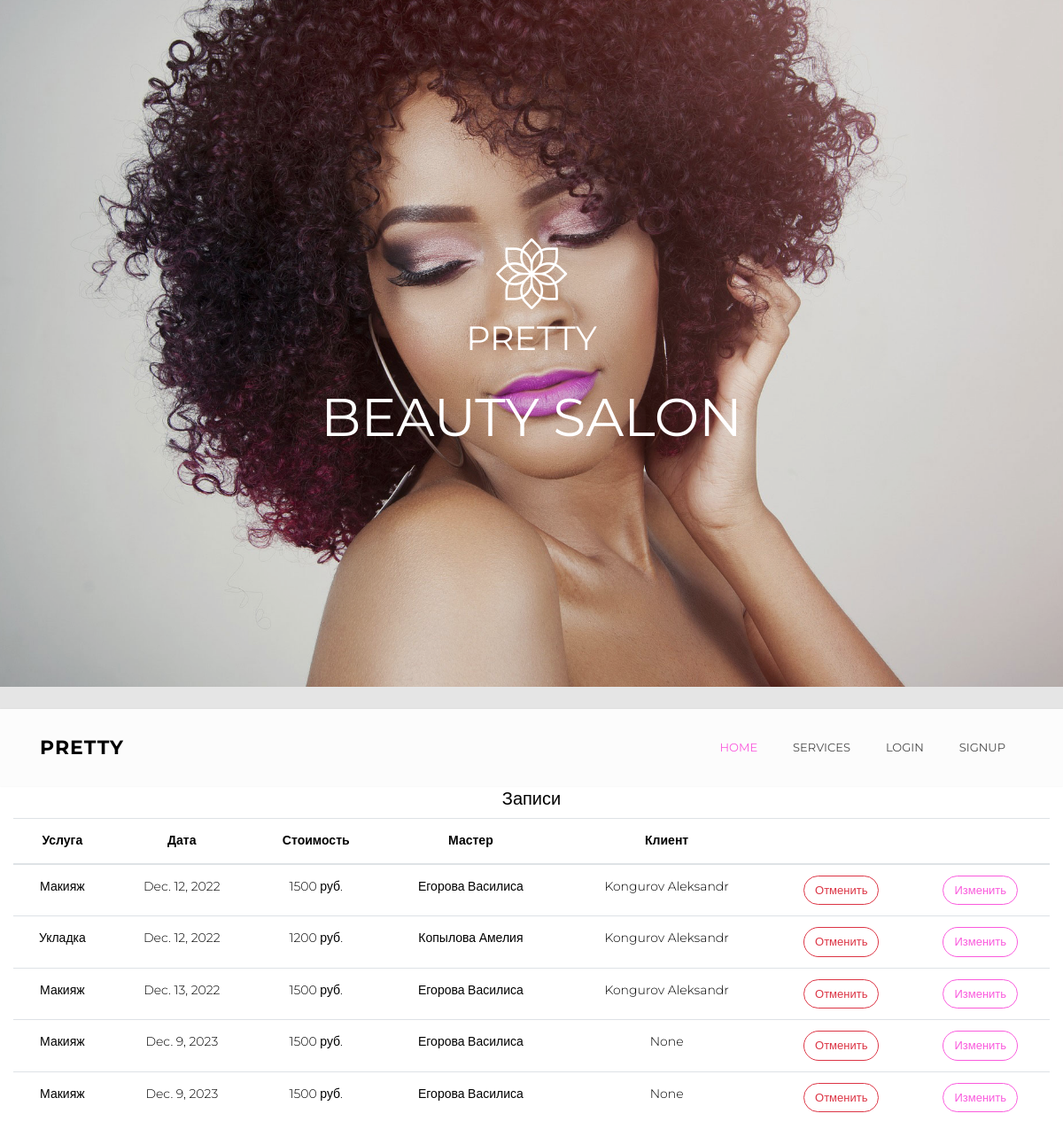
Screenshot of /orders/ with the database file from the repository.
### accounts/models.py (models this page shows, shortened)
class Orders(models.Model):
    client = models.ForeignKey(Users, on_delete=models.CASCADE, verbose_name='Клиент', null=True, blank=True)
    types_of_services = models.ForeignKey(Types_of_services, on_delete=models.CASCADE, verbose_name='Услуга', null=True,
                                          blank=True)
    date = models.DateField(verbose_name='Дата заказа', null=True, blank=True, default=timezone.now)

class Types_of_services(models.Model):
    name = models.CharField(max_length=50, unique=True, verbose_name='Название', help_text='Введите название')
    price = models.IntegerField(null=True, blank=True, verbose_name='Цена', help_text='Введите цену')
    master = models.ForeignKey(Users, on_delete=models.CASCADE, verbose_name='Мастер', null=True, blank=True)
    prewiev = models.ImageField(upload_to='img/', null=True, blank=True, verbose_name='Фото')
    def __str__(self):
        return self.name

class Users(AbstractUser):
    patronymic = models.CharField(max_length=64, null=True, blank=True, verbose_name='Отчество',
                                  help_text='Введите отчество')
    date_of_birth = models.DateField(verbose_name='Дата рождения', null=True, blank=True,
                                     help_text='Введите дату рождения')
    position = models.ForeignKey(Positions, on_delete=models.CASCADE, verbose_name='Должность', null=True, blank=True)
    photo = models.ImageField(upload_to='img/', null=True, blank=True, verbose_name='Фото')
    st = models.BooleanField(default=False, verbose_name='Сотрудник', help_text='Сотрудник или клиент')
    kl = models.BooleanField(default=False, verbose_name='Клиент', help_text='Сотрудник или клиент')
    objects = UserManager()
    USERNAME_FIELD = 'username'
    REQUIRED_FIELDS = []
    def __str__(self):
        return u'{} {}'.format(self.last_name, self.first_name, self.patronymic)

### accounts/views.py (the view)
# urls.py: path('orders/', views.orders, name='orders'),
def orders(request):
    get_orders = Orders.objects.all()
    return render(request, 'orders.html', {'get_orders': get_orders})

### accounts/templates/orders.html
{% extends "navbar.html" %}
{% load static %}
{% block content %}
<div class="col-12">
    <div class="text-center">
        <h5>Записи</h5>
    </div>
    <table class="table" style="color: black; text-align: center;">
        <thead>
        <tr>
            <th scope="col">Услуга</th>
            <th scope="col">Дата</th>
            <th scope="col">Стоимость</th>
            <th scope="col">Мастер</th>
            <th scope="col">Клиент</th>
            <th scope="col"></th>
            <th scope="col"></th>
        </tr>
        </thead>
        <tbody>
        {% for o in get_orders %}
        <tr>
            <td>{{o.types_of_services}}</td>
            <td>{{o.date}}</td>
            <td>{{o.types_of_services.price}} руб.</td>
            <td>{{o.types_of_services.master}}</td>
            <td>{{o.client}}</td>
            <td><a href="{% url 'delete_order' o.id %}" class="btn btn-outline-danger">Отменить</a></td>
            <td><a href="{% url 'edit_order' o.id %}" class="btn btn-outline-primary ">Изменить</a></td>
        </tr>
        {% endfor %}
        </tbody>
    </table>
</div>
{% endblock %}

### accounts/templates/navbar.html (shortened to what this page needs)
<!DOCTYPE html>
<html lang="en">
<head>
    {% load static %}
    <link rel="stylesheet" href="{% static 'css/open-iconic-bootstrap.min.css' %}">
    <link rel="stylesheet" href="{% static 'css/animate.css' %}">
    <link rel="stylesheet" href="{% static 'css/owl.carousel.min.css' %}">
    <link rel="stylesheet" href="{% static 'css/owl.theme.default.min.css' %}">
    <link rel="stylesheet" href="{% static 'css/magnific-popup.css' %}">
    <link rel="stylesheet" href="{% static 'css/aos.css' %}">
    <link rel="stylesheet" href="{% static 'css/ionicons.min.css' %}">
    <link rel="stylesheet" href="{% static 'css/bootstrap-datepicker.css' %}">
    <link rel="stylesheet" href="{% static 'css/jquery.timepicker.css' %}">
    <link rel="stylesheet" href="{% static 'css/flaticon.css' %}">
    <link rel="stylesheet" href="{% static 'css/icomoon.css' %}">
    <link rel="stylesheet" href="{% static 'css/style.css' %}">
</head>
<body>
<div class="hero-wrap js-fullheight" style="background-image: url('../static/images/bg_1.jpg');"
     data-stellar-background-ratio="0.5">
    <div class="overlay"></div>
    <div class="container">
        <div class="row no-gutters slider-text js-fullheight align-items-center justify-content-center"
             data-scrollax-parent="true">
            <div class="col-md-8 ftco-animate text-center" data-scrollax=" properties: { translateY: '70%' }">
                <div class="icon">
                    <a href="{% url 'index' %}" class="logo">
                        <span class="flaticon-flower"></span>
                        <h1>Pretty</h1>
                    </a>
                </div>
                <h1 class="mb-4" data-scrollax="properties: { translateY: '30%', opacity: 1.6 }">Beauty Salon</h1>
            </div>
        </div>
    </div>
</div>
<nav class="navbar navbar-expand-lg navbar-dark ftco_navbar bg-dark ftco-navbar-light" id="ftco-navbar">
    <div class="container">
        <a class="navbar-brand" href="{% url 'index' %}">Pretty</a>
        <div class="collapse navbar-collapse" id="ftco-nav">
            <ul class="navbar-nav ml-auto">
                <li class="nav-item active"><a href="{% url 'index' %}" class="nav-link">Home</a></li>
                <li class="nav-item"><a href="{% url 'services' %}" class="nav-link">Services</a></li>
                {% if user.is_authenticated %}
                <li class="nav-item"><a href="{% url 'profile' user.id %}" class="nav-link">Profile</a></li>
                <li class="nav-item"><a href="{% url 'logout' %}" class="nav-link">Logout</a></li>
                {% else %}
                <li class="nav-item"><a href="{% url 'login' %}" class="nav-link">Login</a></li>
                <li class="nav-item"><a href="{% url 'signup' %}" class="nav-link">SignUp</a></li>
                {% endif %}
            </ul>
        </div>
    </div>
</nav>
{% block content %}
{% endblock %}
</body>
</html>

### rows the page displays
Orders: types_of_services "Макияж", date "Dec. 12, 2022", types_of_services.price "1500", types_of_services.master "Егорова Василиса", client "Kongurov Aleksandr"
Orders: types_of_services "Укладка", date "Dec. 12, 2022", types_of_services.price "1200", types_of_services.master "Копылова Амелия", client "Kongurov Aleksandr"
Orders: types_of_services "Макияж", date "Dec. 13, 2022", types_of_services.price "1500", types_of_services.master "Егорова Василиса", client "Kongurov Aleksandr"
Orders: types_of_services "Макияж", date "Dec. 9, 2023", types_of_services.price "1500", types_of_services.master "Егорова Василиса", client "None"
Orders: types_of_services "Макияж", date "Dec. 9, 2023", types_of_services.price "1500", types_of_services.master "Егорова Василиса", client "None"
